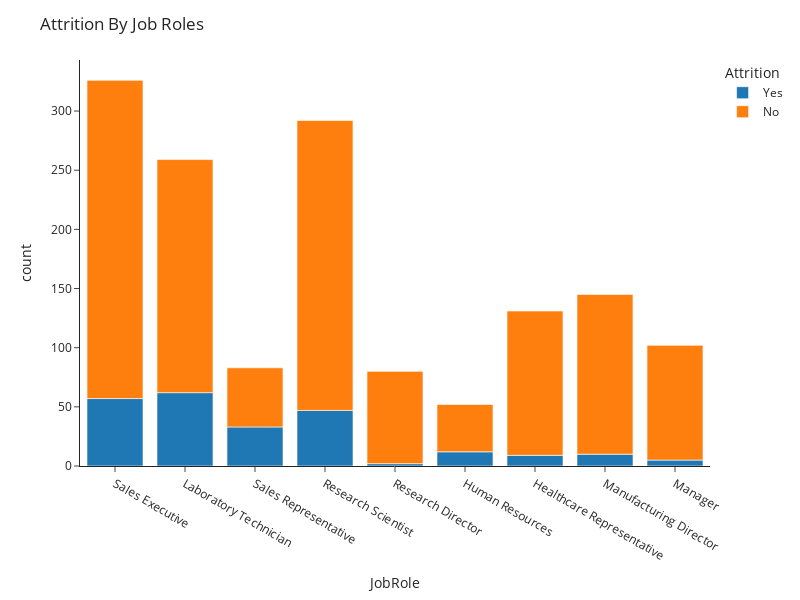

The cell this chart's notebook holds for it:
### Markdown cell above
ATTRITION BY JOBROLES

### Code cell
fig = px.histogram(data_frame=replicate_df, x = 'JobRole', color='Attrition', width=800, height=600, template='simple_white')
fig.update_layout(title = {'text':'Attrition By Job Roles'})

### Figure 1 — Plotly figure (JSON) as saved in the notebook; plotly's stock layout.template omitted (floating-point values rounded to 4 significant figures; data arrays with more than 128 entries replaced by an {"elided": "..."} marker saying what was removed)
{"data": [{"alignmentgroup": "True", "bingroup": "x", "hovertemplate": "Attrition=Yes<br>JobRole=%{x}<br>count=%{y}<extra></extra>", "legendgroup": "Yes", "marker": {"color": "#1F77B4", "pattern": {"shape": ""}}, "name": "Yes", "offsetgroup": "Yes", "orientation": "v", "showlegend": true, "type": "histogram", "x": {"elided": "237 str values"}, "xaxis": "x", "yaxis": "y"}, {"alignmentgroup": "True", "bingroup": "x", "hovertemplate": "Attrition=No<br>JobRole=%{x}<br>count=%{y}<extra></extra>", "legendgroup": "No", "marker": {"color": "#FF7F0E", "pattern": {"shape": ""}}, "name": "No", "offsetgroup": "No", "orientation": "v", "showlegend": true, "type": "histogram", "x": {"elided": "1233 str values"}, "xaxis": "x", "yaxis": "y"}], "layout": {"barmode": "relative", "height": 600, "legend": {"title": {"text": "Attrition"}, "tracegroupgap": 0}, "margin": {"t": 60}, "title": {"text": "Attrition By Job Roles"}, "width": 800, "xaxis": {"anchor": "y", "domain": [0, 1], "title": {"text": "JobRole"}}, "yaxis": {"anchor": "x", "domain": [0, 1], "title": {"text": "count"}}}}
